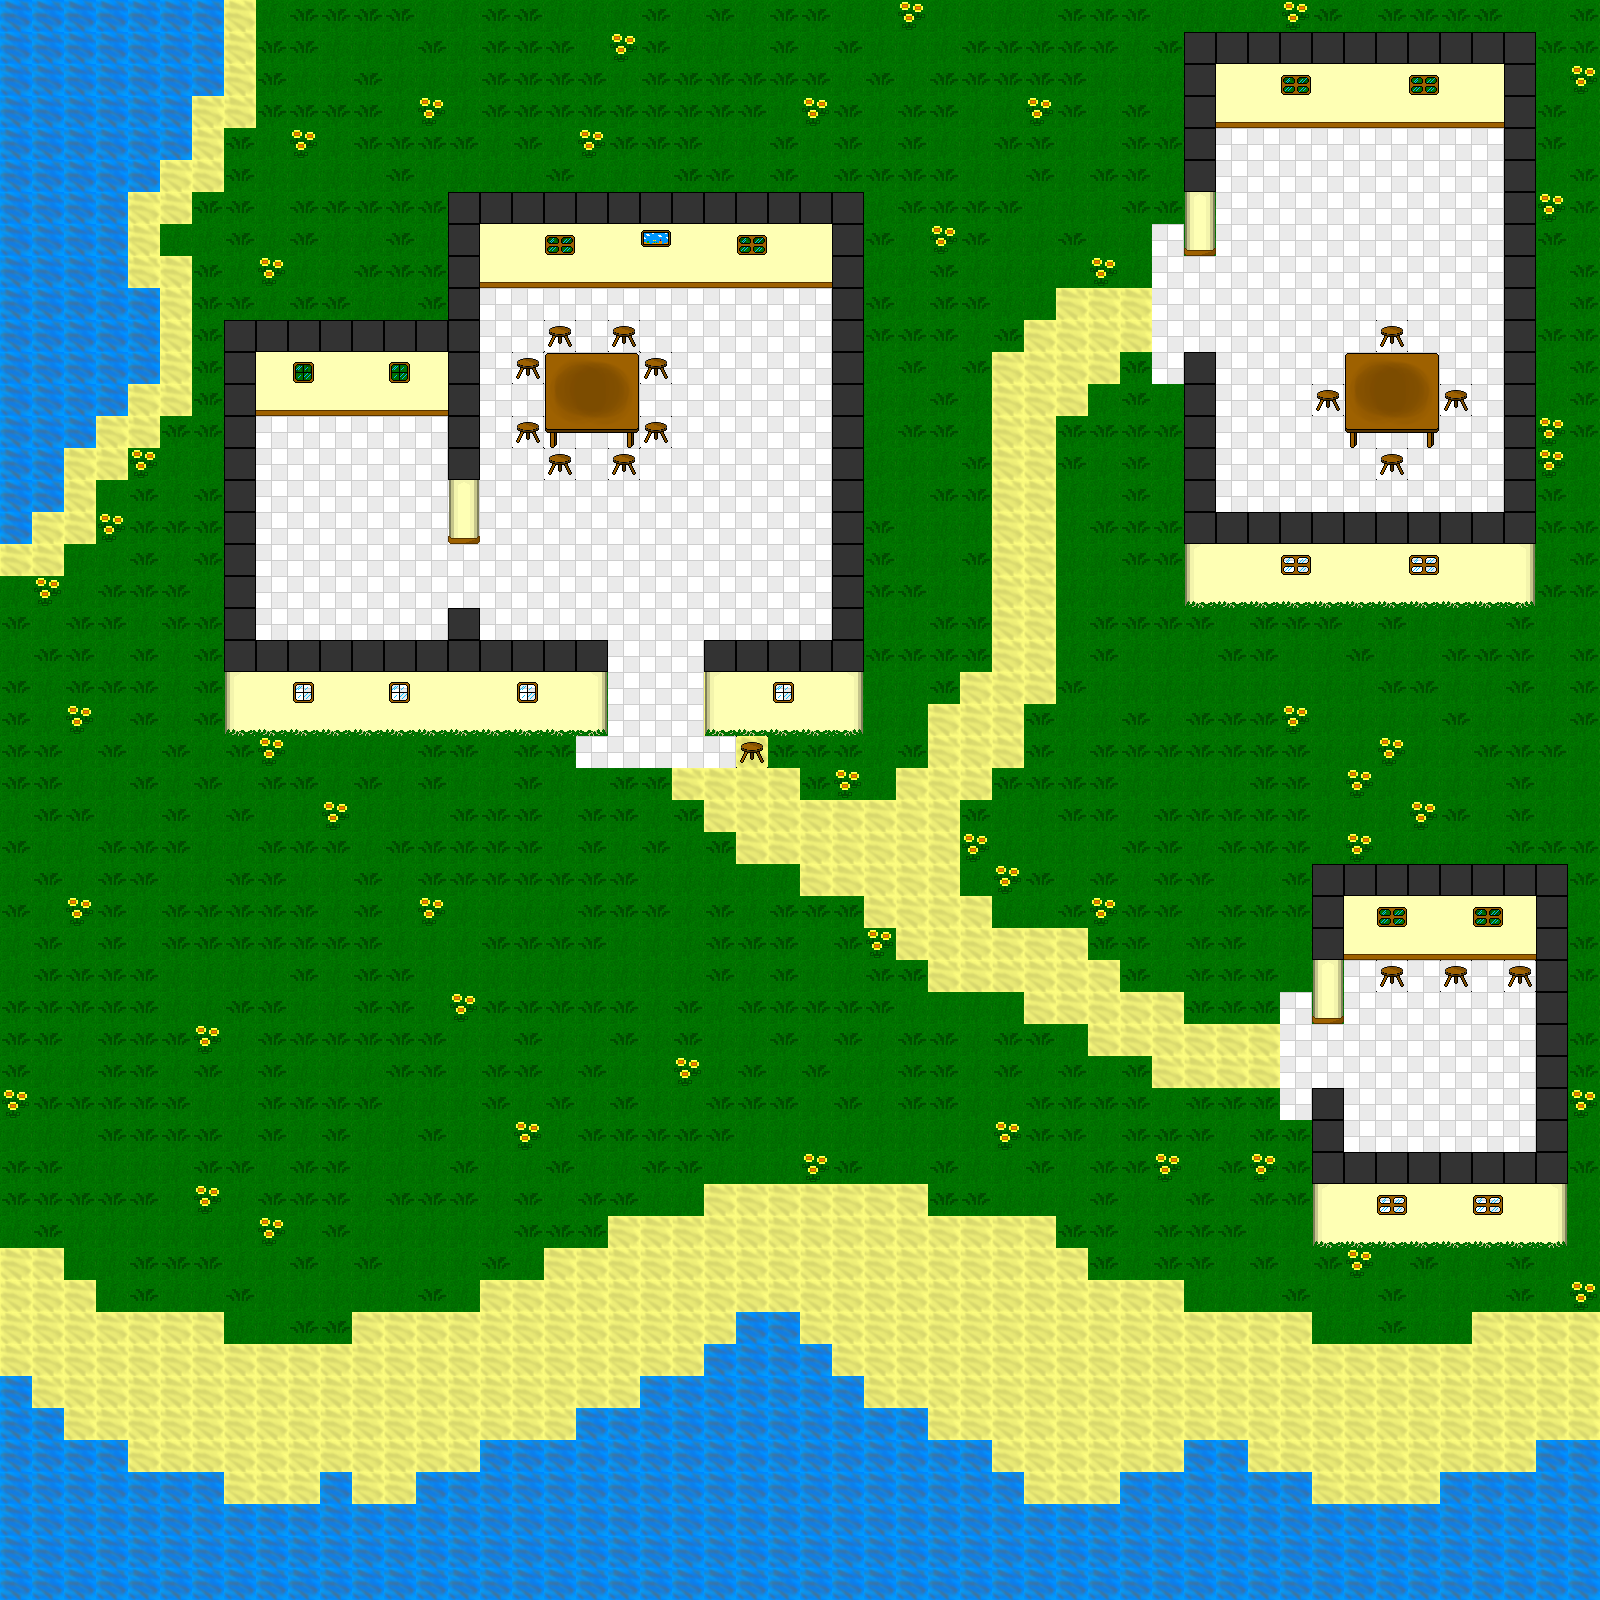

The image is a tile-based game level rendered from a .tmx file. Its description and source (layers, tilesets, objects; grid data summarised) follow:
An orthogonal 50x50 tile map with 32x32 px tiles, 3 tile layers (Chao, Colision, TopLayer) and 20 objects.

<map version="1.0" orientation="orthogonal" width="50" height="50" tilewidth="32" tileheight="32">
 <tileset firstgid="1" name="TilesetPraia" tilewidth="32" tileheight="32">
  <image source="TilesetPraia.png" width="512" height="512" />
  <tile id="4">
   <properties>
    <property name="animated" value="speed=200,46,47,48,49,50,51" />
   </properties>
  </tile>
 </tileset>
 <layer name="Chao" width="50" height="50">
  <data>[2500 cells, 2500 non-empty, 5 distinct tile ids]</data>
 </layer>
 <layer name="Colision" width="50" height="50">
  <data>[2500 cells, 222 non-empty, 21 distinct tile ids]</data>
 </layer>
 <layer name="TopLayer" width="50" height="50">
  <data>[2500 cells, 142 non-empty, 8 distinct tile ids]</data>
 </layer>
 <objectgroup name="ColisionBoxes" width="50" height="50">
  <object x="224" y="416" width="32" height="320" />
  <object x="544" y="352" width="96" height="80" />
  <object x="832" y="288" width="32" height="416" />
  <object x="1184" y="128" width="32" height="128" />
  <object x="1504" y="128" width="32" height="448" />
  <object x="1344" y="352" width="96" height="80" />
  <object x="224" y="384" width="224" height="32" />
  <object x="448" y="256" width="416" height="32" />
  <object x="448" y="288" width="32" height="256" />
  <object x="256" y="704" width="352" height="32" />
  <object x="448" y="672" width="32" height="32" />
  <object x="704" y="704" width="160" height="32" />
  <object x="1184" y="416" width="32" height="192" />
  <object x="1216" y="576" width="320" height="32" />
  <object x="1184" y="96" width="352" height="32" />
  <object x="1312" y="928" width="32" height="96" />
  <object x="1344" y="928" width="192" height="32" />
  <object x="1536" y="928" width="32" height="320" />
  <object x="1312" y="1152" width="32" height="96" />
  <object x="1344" y="1216" width="192" height="32" />
 </objectgroup>
</map>